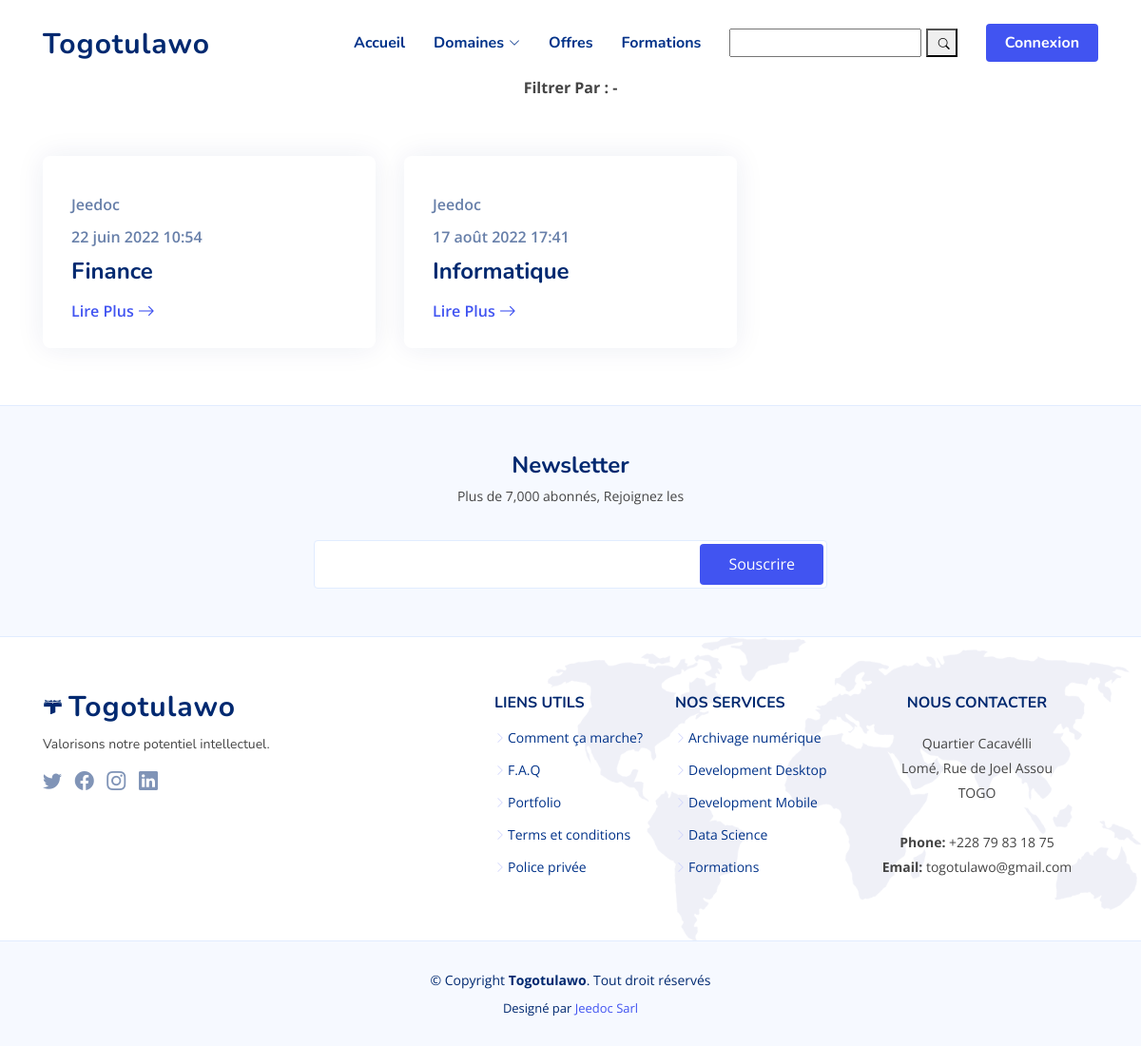
Screenshot of /offers/ with the database file from the repository.
### entreprise/models.py (models this page shows, shortened)
class Problematique(models.Model):
    entreprise = models.ForeignKey(Entreprise, on_delete=models.CASCADE)
    titre = models.CharField(max_length=300)
    domaine = models.ForeignKey(Categorie, null=True, on_delete=models.SET_NULL)
    description = FroalaField()
    slug = models.SlugField(max_length=300, unique=True)
    profil_rechercher = FroalaField()
    duree_recherche = models.IntegerField()
    is_draft = models.BooleanField(default=True)
    active = models.BooleanField(default=False)
    publish_date = models.DateTimeField(auto_now_add=True)

### account/models.py (models this page shows, shortened)
class Entreprise(models.Model):
    user = models.OneToOneField(User, on_delete=models.CASCADE)
    raison_social = models.CharField(max_length=200)
    objet_social = models.CharField(max_length=200)
    adresse = models.CharField(max_length=200)
    telephone = models.PositiveIntegerField(blank=True, null=True)
    image = models.ImageField(default="dashboard/assets/images/user/user.png",
                              null=True, blank=True, upload_to='files/ense_pic')

### main/models/article.py (models this page shows, shortened)
class Categorie(models.Model):
    name = models.CharField(max_length=255)
    slug = models.SlugField(max_length=300, unique=True)
    def __str__(self):
        return self.name

### main/views/offers.py (the view)
# urls.py: path('offers/', OfferList.as_view(), name='offers'),
class OfferList(ListView):
    model = Problematique
    context_object_name = "prob"
    template_name = 'ense_offers.html'
    paginate_by = 12
    def get_queryset(self):
        problematique = Problematique.objects.filter(
            is_draft=False, active=True)
        return problematique

### main/templates/ense_offers.html (shortened to what this page needs)
{% extends 'main_base.html' %}
{% load article_custom_tags %}
{% load humanize %}
{% block content %}
<section id="recent-blog-posts" class="recent-blog-posts">
    <div class="container" data-aos="fade-up">
        <header class="section-header">
            <div class="card-body">
                <b>Filtrer Par : - </b>
            </div>
        </header>
        <div class="row">
            {% for a in prob %}
            <div class="col-lg-4">
                <div class="post-box">
                    <div class="post-img"><img src="{% if a.couverture %} {{a.couverture.url}} {% endif %}"
                            class="img-fluid" alt=""></div>
                    <span class="post-date">{{a.entreprise.raison_social}}</span>
                    <span class="post-date">{{a.publish_date}}</span>
                    <h3 class="post-title">{{a.domaine}}</h3>
                    <a href="/offer_detail/{{a.slug}}" class="readmore stretched-link mt-auto"><span>Lire Plus</span><i
                            class="bi bi-arrow-right"></i></a>
                </div>
            </div>
            {% endfor %}
        </div>
    </div>
</section>
{% endblock %}

### static/main/assets/css/style.css (style rules this page uses)
:root { scroll-behavior: smooth; }
body { font-family: "Open Sans", sans-serif; color: #444444; }
a { color: #4154f1; text-decoration: none; }
h1, h2, h3, h4, h5, h6 { font-family: "Nunito", sans-serif; }
section { padding: 60px 0; overflow: hidden; }
.section-header { text-align: center; padding-bottom: 40px; }
.recent-blog-posts .post-box { box-shadow: 0px 0 30px rgba(1, 41, 112, 0.08); transition: 0.3s; height: 100%; overflow: hidden; padding: 30px; border-radius: 8px; position: relative; display: flex; flex-direction: column; }
.recent-blog-posts .post-box .post-img { overflow: hidden; margin: -30px -30px 15px -30px; position: relative; }
.recent-blog-posts .post-box .post-date { font-size: 16px; font-weight: 600; color: rgba(1, 41, 112, 0.6); display: block; margin-bottom: 10px; }
.recent-blog-posts .post-box .post-title { font-size: 24px; color: #012970; font-weight: 700; margin-bottom: 18px; position: relative; transition: 0.3s; }
.recent-blog-posts .post-box .readmore { display: flex; align-items: center; font-weight: 600; line-height: 1; transition: 0.3s; }
.recent-blog-posts .post-box .readmore i { line-height: 0; margin-left: 4px; font-size: 18px; }

### rows the page displays
Problematique: entreprise.raison_social "Jeedoc", publish_date "22 juin 2022 10:54", domaine "Finance"
Problematique: entreprise.raison_social "Jeedoc", publish_date "17 août 2022 17:41", domaine "Informatique"
